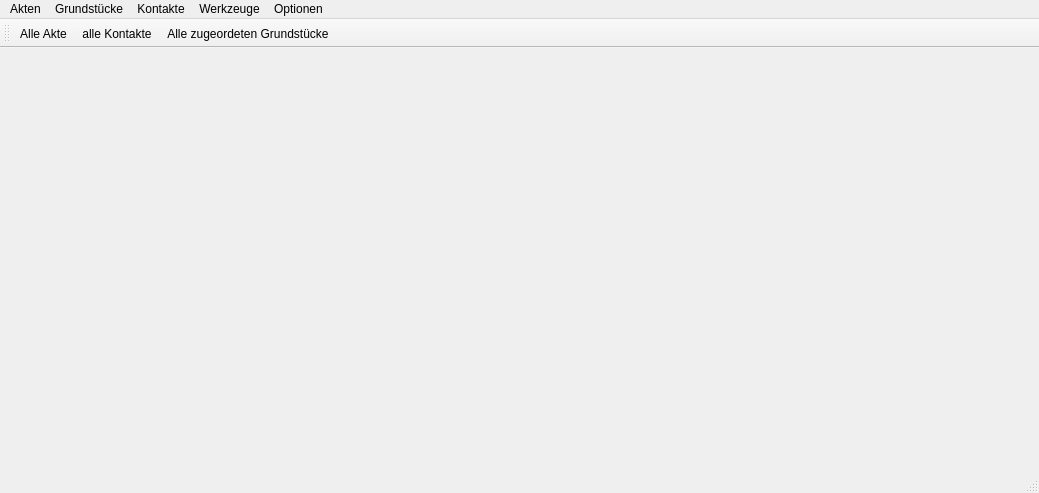
<?xml version="1.0" encoding="UTF-8"?>
<ui version="4.0">
 <class>MainWindow</class>
 <widget class="QMainWindow" name="MainWindow">
  <property name="geometry">
   <rect>
    <x>0</x>
    <y>0</y>
    <width>1039</width>
    <height>493</height>
   </rect>
  </property>
  <property name="windowTitle">
   <string>NÖ Alm- und Weidebuch</string>
  </property>
  <property name="iconSize">
   <size>
    <width>35</width>
    <height>35</height>
   </size>
  </property>
  <widget class="QWidget" name="centralWidget">
   <layout class="QGridLayout" name="gridLayout">
    <property name="leftMargin">
     <number>0</number>
    </property>
    <property name="topMargin">
     <number>0</number>
    </property>
    <property name="rightMargin">
     <number>0</number>
    </property>
    <property name="bottomMargin">
     <number>0</number>
    </property>
    <item row="0" column="0">
     <layout class="QHBoxLayout" name="uiMainHLay">
      <property name="spacing">
       <number>0</number>
      </property>
      <property name="sizeConstraint">
       <enum>QLayout::SetDefaultConstraint</enum>
      </property>
      <property name="topMargin">
       <number>0</number>
      </property>
     </layout>
    </item>
   </layout>
  </widget>
  <widget class="QMenuBar" name="menuBar">
   <property name="geometry">
    <rect>
     <x>0</x>
     <y>0</y>
     <width>1039</width>
     <height>21</height>
    </rect>
   </property>
   <widget class="QMenu" name="menuAkten">
    <property name="title">
     <string>Akten</string>
    </property>
    <addaction name="uiAkteAllAction"/>
   </widget>
   <widget class="QMenu" name="menuWerkzeuge">
    <property name="title">
     <string>Werkzeuge</string>
    </property>
    <addaction name="actionCutGstVersionKomplexe"/>
   </widget>
   <widget class="QMenu" name="menuGrundst_cke">
    <property name="title">
     <string>Grundstücke</string>
    </property>
    <addaction name="actionAllGst"/>
   </widget>
   <widget class="QMenu" name="menuOptionen">
    <property name="title">
     <string>Optionen</string>
    </property>
    <addaction name="actionSettings"/>
   </widget>
   <widget class="QMenu" name="menuKontakte">
    <property name="title">
     <string>Kontakte</string>
    </property>
    <addaction name="uiKontakteAllAction"/>
   </widget>
   <addaction name="menuAkten"/>
   <addaction name="menuGrundst_cke"/>
   <addaction name="menuKontakte"/>
   <addaction name="menuWerkzeuge"/>
   <addaction name="menuOptionen"/>
  </widget>
  <widget class="QToolBar" name="uiMainToolBar">
   <attribute name="toolBarArea">
    <enum>TopToolBarArea</enum>
   </attribute>
   <attribute name="toolBarBreak">
    <bool>false</bool>
   </attribute>
   <addaction name="uiAkteAllAction"/>
   <addaction name="uiKontakteAllAction"/>
   <addaction name="actionAllGst"/>
  </widget>
  <widget class="QStatusBar" name="statusBar"/>
  <action name="uiAkteAllAction">
   <property name="icon">
    <iconset resource="../resources.qrc">
     <normaloff>:/svg/resources/icons/akte.svg</normaloff>:/svg/resources/icons/akte.svg</iconset>
   </property>
   <property name="text">
    <string>Alle Akte</string>
   </property>
  </action>
  <action name="actionCutGstVersionKomplexe">
   <property name="text">
    <string>Verschnitt: Gst im AW-Buch und Komplexe</string>
   </property>
  </action>
  <action name="actionAllGst">
   <property name="icon">
    <iconset resource="../resources.qrc">
     <normaloff>:/svg/resources/icons/gst_all.svg</normaloff>:/svg/resources/icons/gst_all.svg</iconset>
   </property>
   <property name="text">
    <string>Alle zugeordeten Grundstücke</string>
   </property>
  </action>
  <action name="actionSettings">
   <property name="icon">
    <iconset resource="../resources.qrc">
     <normaloff>:/svg/resources/icons/mActionOptions.svg</normaloff>:/svg/resources/icons/mActionOptions.svg</iconset>
   </property>
   <property name="text">
    <string>Einstellungen</string>
   </property>
  </action>
  <action name="uiKontakteAllAction">
   <property name="icon">
    <iconset resource="../resources.qrc">
     <normaloff>:/svg/resources/icons/contacts.svg</normaloff>:/svg/resources/icons/contacts.svg</iconset>
   </property>
   <property name="text">
    <string>alle Kontakte</string>
   </property>
  </action>
 </widget>
 <layoutdefault spacing="6" margin="11"/>
 <resources>
  <include location="../resources.qrc"/>
 </resources>
 <connections/>
 <slots>
  <slot>createChild()</slot>
 </slots>
</ui>
